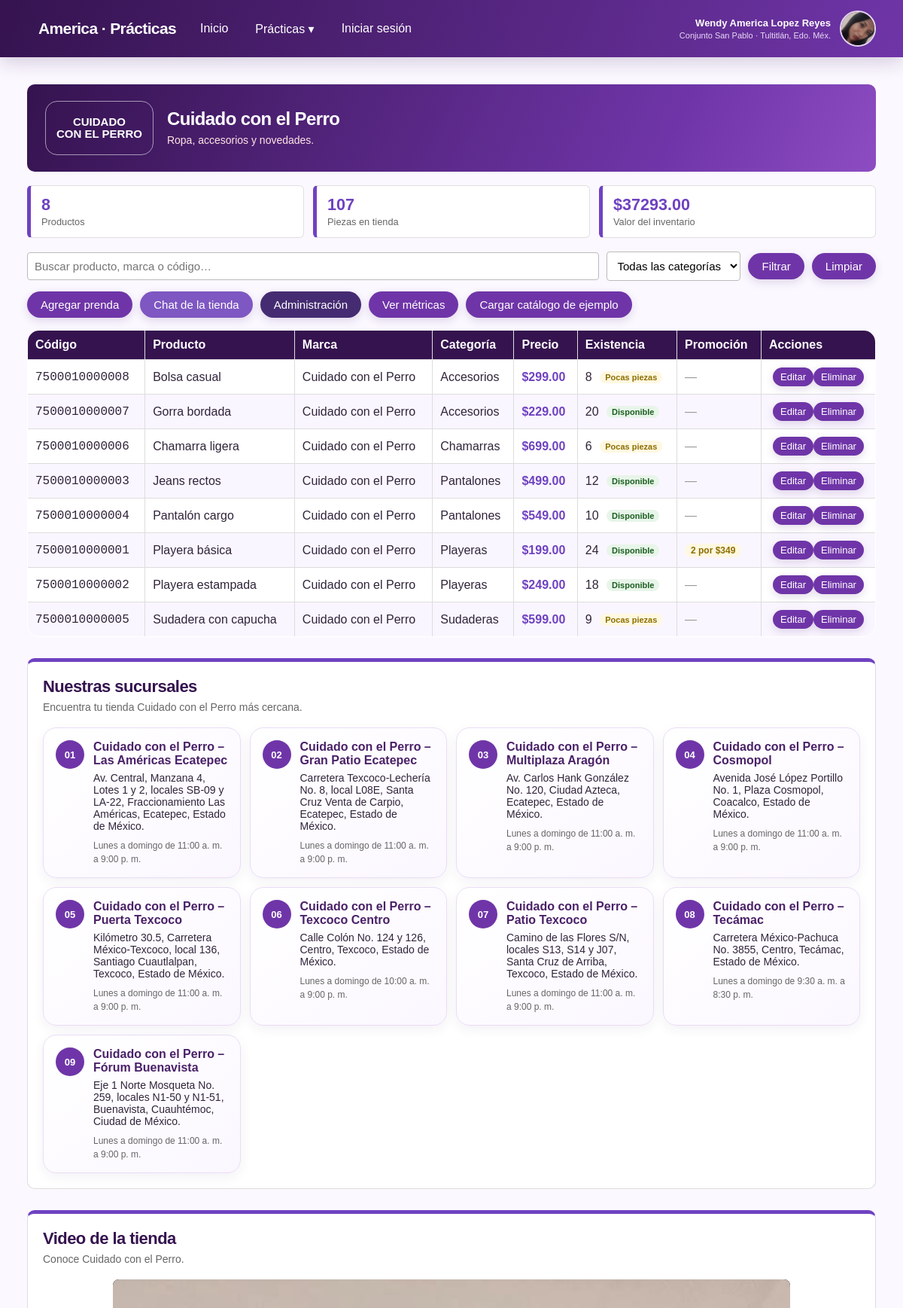
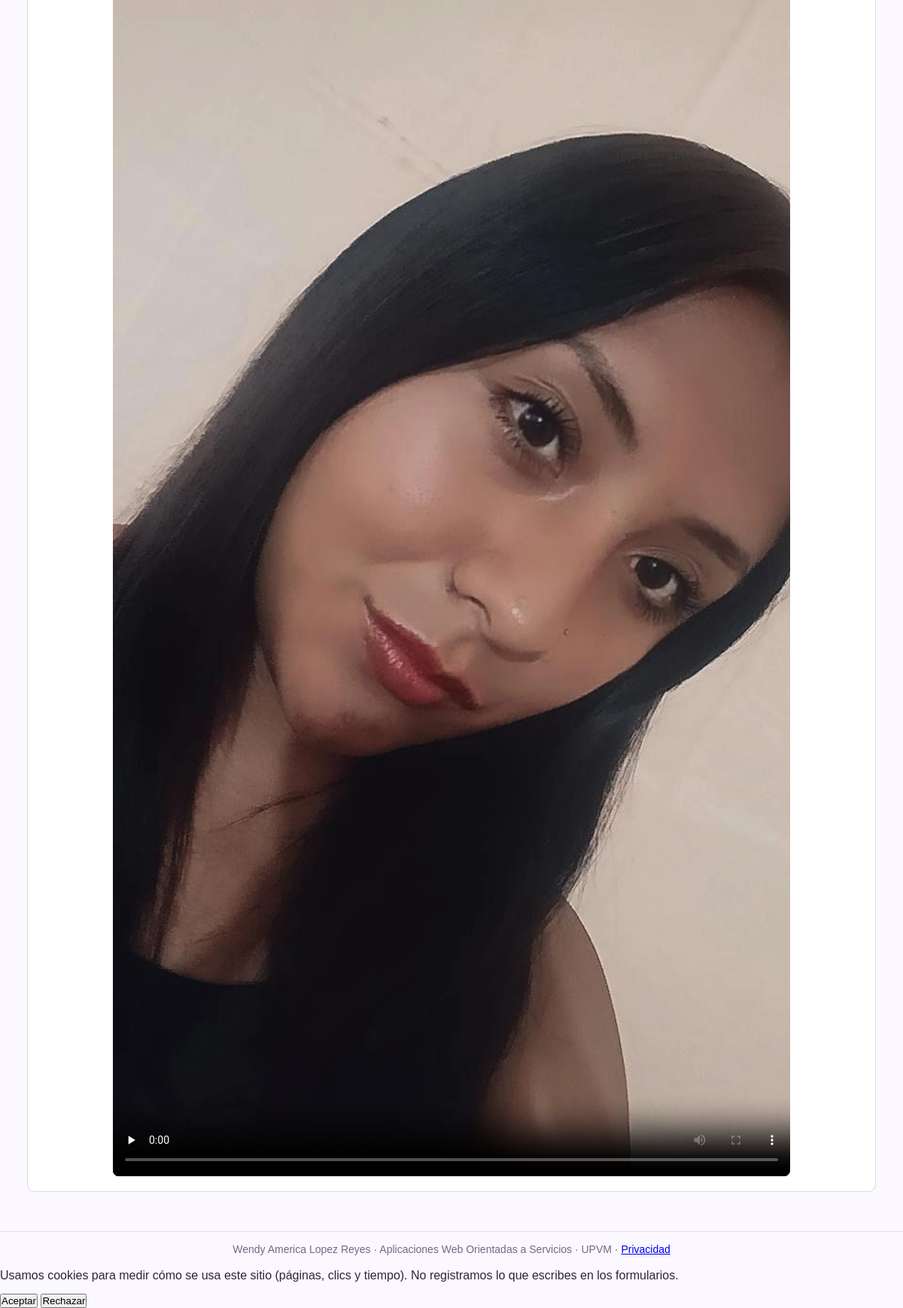
The page /p9 on the database its author committed (2 pictures, top to bottom).
### tables this page shows
CREATE TABLE productos_tienda (
            id INTEGER PRIMARY KEY AUTOINCREMENT,
            nombre TEXT NOT NULL,
            marca TEXT NOT NULL,
            categoria TEXT NOT NULL,
            precio REAL NOT NULL,
            existencia INTEGER NOT NULL,
            codigo_barras TEXT NOT NULL UNIQUE,
            promocion TEXT
        );

### app.py (the view, shortened to what this page needs)
@app.route("/p9", defaults={"action": ""}, methods=["GET", "POST"])
@app.route("/p9/<action>", methods=["GET", "POST"])
@app.route("/p9/editar/<int:product_id>", defaults={"action": "editar"}, methods=["GET", "POST"])
@app.route("/p9/eliminar/<int:product_id>", defaults={"action": "eliminar"}, methods=["GET", "POST"])
def practice9(action: str, product_id: int | None = None):
    db = get_db()
    if action == "eliminar" and product_id is not None:
        if request.method == "POST":
            db.execute("DELETE FROM productos_tienda WHERE id=?", (product_id,))
            db.commit()
            flash("Producto eliminado correctamente.", "info")
        return shop_return()
    if action == "chat":
        return shop_chat(db)
    if action == "":
        query = request.args.get("q", "").strip()
        category = request.args.get("categoria", "").strip()
        clauses, params = [], []
        if query:
            clauses.append("(nombre LIKE ? OR marca LIKE ? OR categoria LIKE ? OR codigo_barras LIKE ?)")
            params.extend([f"%{query}%"] * 4)
        if category:
            clauses.append("categoria=?")
            params.append(category)
        where = " WHERE " + " AND ".join(clauses) if clauses else ""
        products = db.execute(
            "SELECT * FROM productos_tienda" + where + " ORDER BY categoria,nombre", params
        ).fetchall()
        categories = [row[0] for row in db.execute(
            "SELECT DISTINCT categoria FROM productos_tienda ORDER BY categoria"
        ).fetchall()]
        stats = shop_stats(db)
        branches = make_branches()
        return render_template("p9.html", title="Práctica 9 · Cuidado con el Perro", products=products,
                               categories=categories, query=query, category=category,
                               stats=stats, branches=branches)

### app.py (called while the page is built)
def get_db() -> sqlite3.Connection:
    if "db" not in g:
        g.db = basedatos.connect(DATABASE)
    return g.db

@app.before_request
def ensure_database() -> None:
    if not app.config.get("_database_initialized"):
        init_db()
        app.config["_database_initialized"] = True

@app.context_processor
def template_helpers() -> dict[str, Any]:
    return {
        "current_user": session.get("usuario"),
        "admin_active": bool(session.get("admin_p9")),
        "asset": lambda filename: url_for("assets", filename=filename),
    }

def shop_stats(db: sqlite3.Connection) -> dict[str, Any]:
    return dict(zip(
        ("productos", "piezas", "valor", "bajos", "agotados", "promociones"),
        db.execute(
            "SELECT COUNT(*),COALESCE(SUM(existencia),0),COALESCE(SUM(precio*existencia),0),"
            "SUM(CASE WHEN existencia>0 AND existencia<10 THEN 1 ELSE 0 END),SUM(CASE WHEN existencia=0 THEN 1 ELSE 0 END),"
            "SUM(CASE WHEN promocion IS NOT NULL AND promocion<>'' THEN 1 ELSE 0 END) FROM productos_tienda"
        ).fetchone(),
    ))

### basedatos.py (called while the page is built)
def connect(sqlite_path) -> Any:
    if ENGINE != "sqlite":
        return ServerConnection()
    sqlite_path.parent.mkdir(parents=True, exist_ok=True)
    conn = sqlite3.connect(sqlite_path)
    conn.row_factory = sqlite3.Row
    conn.execute("PRAGMA foreign_keys = ON")
    return conn

### templates/p9.html (shortened to what this page needs)
{% extends "base.html" %}
{% set shop_page = true %}
{% set admin_view = admin_view|default(false) %}
{% block content %}
<div class="tienda-cuidado {% if admin_view %}admin-tienda{% endif %}">
  <div class="banner-tienda {% if admin_view %}admin-banner{% endif %}">
    <span class="marca-cuidado">Cuidado<br>con el Perro</span>
    <div><h1>{% if admin_view %}Panel de administración{% else %}Cuidado con el Perro{% endif %}</h1><p>{% if admin_view %}Administración de inventario{% else %}Ropa, accesorios y novedades.{% endif %}</p></div>
  </div>
  <div class="resumen-tienda {% if admin_view %}admin-resumen{% endif %}">
    <div><strong>{{ stats.productos }}</strong><span>Productos</span></div><div><strong>{{ stats.piezas }}</strong><span>Piezas en tienda</span></div><div><strong>${{ '%.2f'|format(stats.valor or 0) }}</strong><span>Valor del inventario</span></div>
  </div>
  <form class="filtros-tienda" method="get" action="{{ url_for('practice9', action='admin' if admin_view else '') }}">
    <input type="search" name="q" value="{{ query }}" placeholder="Buscar producto, marca o código…">
    <select name="categoria"><option value="">Todas las categorías</option>{% for option in categories %}<option value="{{ option }}" {% if option == category %}selected{% endif %}>{{ option }}</option>{% endfor %}</select>
    <button class="boton">Filtrar</button><a class="boton boton-gris" href="{{ url_for('practice9', action='admin' if admin_view else '') }}">Limpiar</a>
  </form>
  {% if not admin_view %}
  <div class="acciones-tienda">
    <a class="boton boton-verde" href="{{ url_for('practice9', action='crear') }}">Agregar prenda</a><a class="boton boton-chat" href="{{ url_for('practice9', action='chat') }}">Chat de la tienda</a><a class="boton boton-admin" href="{{ url_for('practice9', action='admin') }}">Administración</a><a class="boton boton-gris" href="{{ url_for('metrics_panel') }}">Ver métricas</a>
    <form method="post" action="{{ url_for('practice9', action='ejemplo') }}"><button class="boton boton-gris">Cargar catálogo de ejemplo</button></form>
  </div>
  {% endif %}
  {% if products %}
  <div class="tabla-scroll"><table class="tabla {% if admin_view %}admin-tabla{% endif %}">
    <thead><tr>{% if admin_view %}<th>ID</th>{% endif %}<th>Código</th><th>Producto</th><th>Marca</th><th>Categoría</th><th>Precio</th><th>Existencia</th><th>Promoción</th><th>Acciones</th></tr></thead>
    <tbody>{% for product in products %}{% set stock_class = 'agotado' if product.existencia == 0 else ('pocas' if product.existencia < 10 else 'disponible') %}
    <tr>{% if admin_view %}<td>{{ product.id }}</td>{% endif %}<td><code>{{ product.codigo_barras }}</code></td><td>{{ product.nombre }}</td><td>{{ product.marca }}</td><td>{{ product.categoria }}</td><td class="precio-tienda">${{ '%.2f'|format(product.precio) }}</td><td>{{ product.existencia }} <span class="etiqueta-stock {{ stock_class }}">{{ 'Agotado' if product.existencia == 0 else ('Pocas piezas' if product.existencia < 10 else 'Disponible') }}</span></td><td>{% if product.promocion %}<span class="etiqueta-promo">{{ product.promocion }}</span>{% else %}<span class="texto-tenue">—</span>{% endif %}</td><td class="acciones"><a class="boton boton-chico" href="{{ url_for('practice9', action='editar', product_id=product.id) }}">Editar</a><form class="formulario-en-linea" method="post" action="{{ url_for('practice9', action='eliminar', product_id=product.id) }}"><button class="boton boton-chico boton-rojo">Eliminar</button></form></td></tr>
    {% endfor %}</tbody>
  </table></div>
  {% else %}<div class="aviso aviso-info">No hay productos para mostrar. Puedes agregar uno o cargar el catálogo de ejemplo.</div>{% endif %}
  {% if not admin_view %}
  <section class="sucursales-tienda" id="sucursales">
    <div class="sucursales-encabezado"><div><h2>Nuestras sucursales</h2><p class="pequena">Encuentra tu tienda Cuidado con el Perro más cercana.</p></div></div>
    <ul class="lista-sucursales">{% for branch in branches %}<li><span class="sucursal-numero">{{ "%02d"|format(loop.index) }}</span><div><strong>{{ branch.nombre }}</strong><span>{{ branch.direccion }}</span><small>{{ branch.horario }}</small></div></li>{% endfor %}</ul>
  </section>
  <section class="video-tienda" id="video-tienda"><div class="video-tienda-encabezado"><div><h2>Video de la tienda</h2><p class="pequena">Conoce Cuidado con el Perro.</p></div></div><div class="video-marco"><video class="video-practica" controls preload="none" poster="{{ asset('foto.jpg') }}"><source src="{{ asset('p9/video-tienda.mp4') }}" type="video/mp4"></video></div></section>
  {% endif %}
</div>
{% endblock %}

### templates/base.html (shortened to what this page needs)
<!doctype html>
<html lang="es">
<head>
  <link rel="stylesheet" href="{{ asset('estilos.css') }}">
  {% if shop_page %}<link rel="stylesheet" href="{{ asset('p9/estilos.css') }}">{% endif %}
</head>
<body data-api="{{ asset('p4/api.json') }}" data-eventos="{{ url_for('track_event') }}">
<nav class="barra">
  <div class="barra-contenedor contenedor">
    <a class="titulo" href="{{ url_for('home') }}">America · Prácticas</a>
    <div class="barra-links">
      <a href="{{ url_for('home') }}">Inicio</a>
      <div class="menu-desplegable">
        <a href="#" class="desplegable-boton">Prácticas ▾</a>
      </div>
      {% if current_user %}
      <a href="{{ url_for('practice5') }}">{{ current_user }}</a>
      <a href="{{ url_for('practice5', action='logout') }}">Salir</a>
      {% else %}
      <a href="{{ url_for('practice5', action='login') }}">Iniciar sesión</a>
      {% endif %}
    </div>
    <div class="perfil-cabecera">
      <div class="perfil-cabecera-texto">
        <strong>Wendy America Lopez Reyes</strong>
        <span>Conjunto San Pablo · Tultitlán, Edo. Méx.</span>
      </div>
      <img src="{{ asset('foto.jpg') }}" alt="Wendy America Lopez Reyes" class="avatar-cabecera">
    </div>
  </div>
</nav>
<main class="contenedor espacio">
  {% block content %}{% endblock %}
</main>
<footer class="pie">Wendy America Lopez Reyes · Aplicaciones Web Orientadas a Servicios · UPVM ·
  <a href="#" data-cambiar-privacidad>Privacidad</a>
</footer>
</body>
</html>

### rows shown on the page
productos_tienda: codigo_barras "7500010000008", nombre "Bolsa casual", marca "Cuidado con el Perro", categoria "Accesorios", precio "299.00", existencia "8", existencia "Pocas piezas"
productos_tienda: codigo_barras "7500010000007", nombre "Gorra bordada", marca "Cuidado con el Perro", categoria "Accesorios", precio "229.00", existencia "20", existencia "Disponible"
productos_tienda: codigo_barras "7500010000006", nombre "Chamarra ligera", marca "Cuidado con el Perro", categoria "Chamarras", precio "699.00", existencia "6", existencia "Pocas piezas"
productos_tienda: codigo_barras "7500010000003", nombre "Jeans rectos", marca "Cuidado con el Perro", categoria "Pantalones", precio "499.00", existencia "12", existencia "Disponible"
productos_tienda: codigo_barras "7500010000004", nombre "Pantalón cargo", marca "Cuidado con el Perro", categoria "Pantalones", precio "549.00", existencia "10", existencia "Disponible"
productos_tienda: codigo_barras "7500010000001", nombre "Playera básica", marca "Cuidado con el Perro", categoria "Playeras", precio "199.00", existencia "24", existencia "Disponible", promocion "2 por $349"
productos_tienda: codigo_barras "7500010000002", nombre "Playera estampada", marca "Cuidado con el Perro", categoria "Playeras", precio "249.00", existencia "18", existencia "Disponible"
productos_tienda: codigo_barras "7500010000005", nombre "Sudadera con capucha", marca "Cuidado con el Perro", categoria "Sudaderas", precio "599.00", existencia "9", existencia "Pocas piezas"

### other values the page prints
{{ stats.productos }} "8"
{{ stats.piezas }} "107"
{{ '%.2f'|format(stats.valor or 0) }} "37293.00"
{{ "%02d"|format(loop.index) }} "01" "02" "03" "04" "05" "06" "07" "08" "09"
{{ branch.nombre }} "Cuidado con el Perro – Las Américas Ecatepec" "Cuidado con el Perro – Gran Patio Ecatepec" "Cuidado con el Perro – Multiplaza Aragón" "Cuidado con el Perro – Cosmopol" "Cuidado con el Perro – Puerta Texcoco" "Cuidado con el Perro – Texcoco Centro" "Cuidado con el Perro – Patio Texcoco" "Cuidado con el Perro – Tecámac" "Cuidado con el Perro – Fórum Buenavista"
{{ branch.direccion }} "Av. Central, Manzana 4, Lotes 1 y 2, locales SB-09 y LA-22, Fraccionamiento Las Américas, Ecatepec, Estado de México." "Carretera Texcoco-Lechería No. 8, local L08E, Santa Cruz Venta de Carpio, Ecatepec, Estado de México." "Av. Carlos Hank González No. 120, Ciudad Azteca, Ecatepec, Estado de México." "Avenida José López Portillo No. 1, Plaza Cosmopol, Coacalco, Estado de México." "Kilómetro 30.5, Carretera México-Texcoco, local 136, Santiago Cuautlalpan, Texcoco, Estado de México." "Calle Colón No. 124 y 126, Centro, Texcoco, Estado de México." "Camino de las Flores S/N, locales S13, S14 y J07, Santa Cruz de Arriba, Texcoco, Estado de México." "Carretera México-Pachuca No. 3855, Centro, Tecámac, Estado de México." "Eje 1 Norte Mosqueta No. 259, locales N1-50 y N1-51, Buenavista, Cuauhtémoc, Ciudad de México."
{{ branch.horario }} "Lunes a domingo de 11:00 a. m. a 9:00 p. m." "Lunes a domingo de 11:00 a. m. a 9:00 p. m." "Lunes a domingo de 11:00 a. m. a 9:00 p. m." "Lunes a domingo de 11:00 a. m. a 9:00 p. m." "Lunes a domingo de 11:00 a. m. a 9:00 p. m." "Lunes a domingo de 10:00 a. m. a 9:00 p. m." "Lunes a domingo de 11:00 a. m. a 9:00 p. m." "Lunes a domingo de 9:30 a. m. a 8:30 p. m." "Lunes a domingo de 11:00 a. m. a 9:00 p. m."
